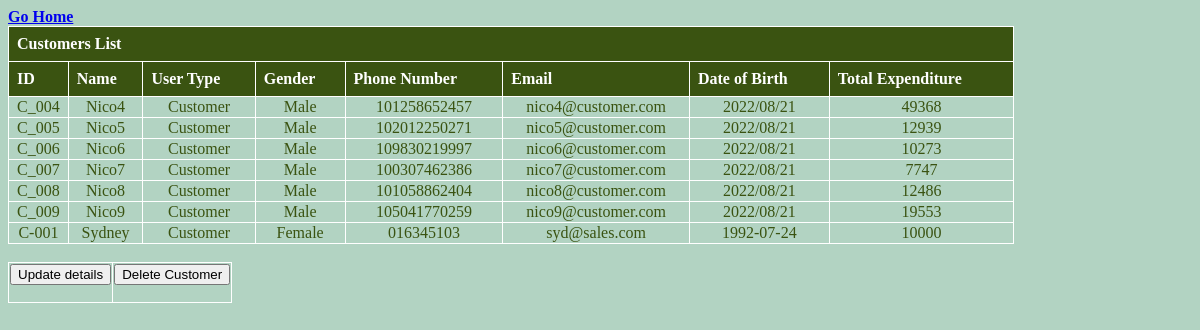
The app's page /view/customers.php (signed in) with its own data.
### tables this page shows
CREATE TABLE `customerlist` (
  `c_id` varchar(50) NOT NULL,
  `name` varchar(50) NOT NULL,
  `type` varchar(50) NOT NULL,
  `gender` varchar(50) NOT NULL,
  `phone` varchar(50) NOT NULL,
  `email` varchar(50) NOT NULL,
  `dob` varchar(50) NOT NULL,
  `expenditure` varchar(50) NOT NULL
);

### model/customerModel.php (the view, shortened to what this page needs)
<?php
    if(isset($_COOKIE['astatus']) && isset($_SESSION['id']) && isset($_SESSION['pass']))
    {
        function viewCustomers()
        {
            $conn = getconnection();
            $sql = "SELECT * FROM customerlist";
            $result = mysqli_query($conn, $sql);
            $count = mysqli_num_rows($result);
            if($count > 0)
                {
                    while ($user = mysqli_fetch_row($result))
                    {
                        echo "<tr style='text-align: center' class = 'data'>";
                            for($i = 0; $i<count($user); $i++)
                            {
                                echo "<td>".$user[$i]."</td>";
                            }
                        echo "</tr>";
                    }
                }
            else
            {
                echo "could not fetch array";
            }
        }
    }
    else
    {
        echo "Invalid request";
        echo "<br><a href='../view/login.php'>Login</a>";
    }
?>

### asset/TableStyle.css (style rules this page uses)
body { background-color: #B2D3C2; font-family: calibri; color: #3A5311; font-weight: bold; }
td,th { border: 1px solid white; }

### records on screen
customerlist: c_id "C_004", name "Nico4", type "Customer", gender "Male", phone "101258652457", email "nico4@customer.com", dob "2022/08/21", expenditure "49368"
customerlist: c_id "C_005", name "Nico5", type "Customer", gender "Male", phone "102012250271", email "nico5@customer.com", dob "2022/08/21", expenditure "12939"
customerlist: c_id "C_006", name "Nico6", type "Customer", gender "Male", phone "109830219997", email "nico6@customer.com", dob "2022/08/21", expenditure "10273"
customerlist: c_id "C_007", name "Nico7", type "Customer", gender "Male", phone "100307462386", email "nico7@customer.com", dob "2022/08/21", expenditure "7747"
customerlist: c_id "C_008", name "Nico8", type "Customer", gender "Male", phone "101058862404", email "nico8@customer.com", dob "2022/08/21", expenditure "12486"
customerlist: c_id "C_009", name "Nico9", type "Customer", gender "Male", phone "105041770259", email "nico9@customer.com", dob "2022/08/21", expenditure "19553"
customerlist: c_id "C-001", name "Sydney", type "Customer", gender "Female", phone "016345103", email "syd@sales.com", dob "1992-07-24", expenditure "10000"
